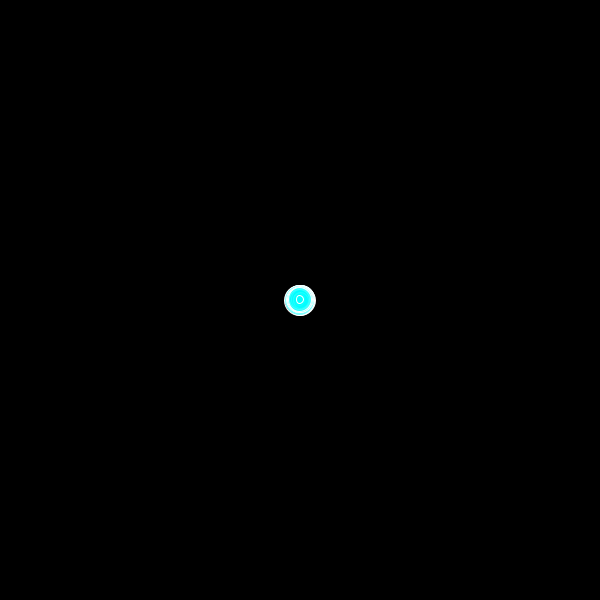
Frame 1 (no input)
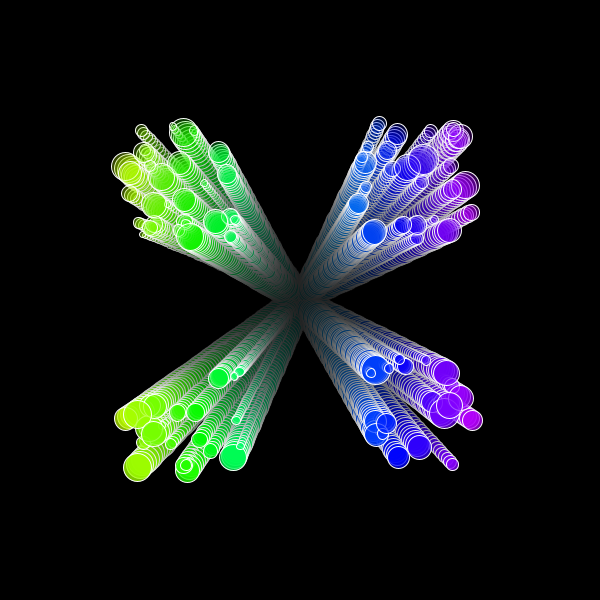
Frame 60 (the mouse pressed at the canvas centre just before this capture)
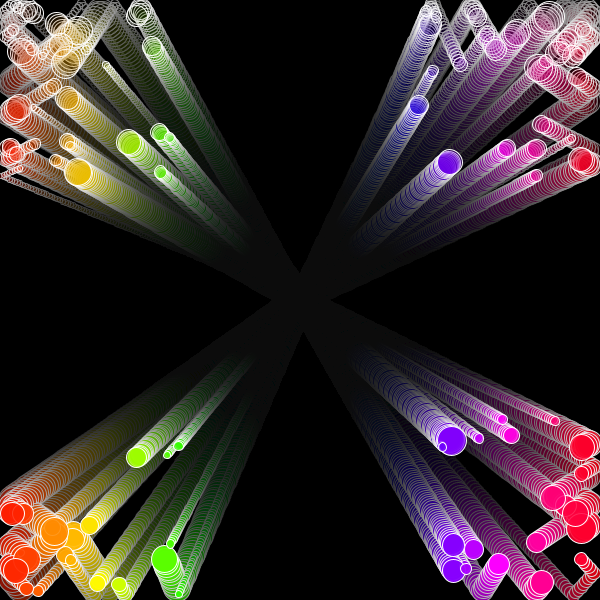
Frame 120 (the mouse held since frame 60 and released just before this capture)

The Processing sketch that drew these frames (run headless with seeded random() and noise(); from frame 60 on, the mouse is pressed at the canvas centre):

// Processing sketch: processing_149936
// ── processing_149936.pde

int numballs = 100;
Ball balls[] = new Ball[numballs];
boolean borderWhite = true;
boolean borderExist = true;
float borderWidth = 1;

void setup() {
  size(600, 600);
  colorMode(HSB);
  background(0, 0, 0);
  strokeWeight(borderWidth);
  stroke(0, 0, 255);
  for (int i = 0; i < numballs; i++) {
    balls[i] = new Ball();
  }
}

void draw() {
  //  background(0, 0, 0);
  noStroke();
  fill(0, 0, 0, 10);
  rect(0, 0, width, height);
  if (borderExist) {
    if (borderWhite) {
      stroke(0, 0, 255);
    } else {
      stroke(0, 0, 0);
    }
  } else {
    noStroke();
  }

  for (int i = 0; i < numballs; i++) {
    balls[i].run();
  }
}

void keyPressed() {
  if (key == 'b') { 
    borderWhite = !borderWhite;
  }
  if (key == 'n') { 
    borderExist = !borderExist;
  }
  if (key == 'r') { 
    reset();
  }
  if (key == ',') { 
    borderWidth -= .1;
    if (borderWidth < .1){borderWidth = .1;}
    strokeWeight(borderWidth);
  }
  if (key == '.') { 
    borderWidth += .1;
    strokeWeight(borderWidth);
  }
  
}

void reset() {
background(0,0,0);
  for (int i = 0; i < numballs; i++) {
    balls[i].x = random(width/2-1, width/2+11);
    balls[i].y = random(height/2-1, height/2+1);
  }
}
  
  
  class Ball {
  float x;
  float y;
  float xs;
  float ys;
  float bfill;
  float alph;
  float size;

  Ball() {
    x = random(width/2-1, width/2+1);
    y = random(height/2-1, height/2+1);
    xs = random(1, 3);
    ys = random(1, 3);
    float temp;
    temp = random(-1, 1);
      if (temp < 0) { 
        xs *= -1;
      }
    temp = random(-1, 1);
      if (temp < 0) { 
        ys *= -1;
      }

    size = random(5,30);
  }

  void run() {
    display();
    move();
  }

  void display() {
    bfill = map(x, 0, width, 0, 255);
    alph = map(y, 0, height, 0, 255);
    fill(bfill, 255, 255, alph);
    ellipse(x, y, size, size);
  }

  void move() {
    x += xs;
    y += ys;

    if (x >= (width - size/2)) {
      xs *=-1;
    }

    if (x <= (size/2)) {
      xs *=-1;
    }

    if (y >= (height - size/2)) {
      ys *=-1;
    }

    if (y <= (size/2)) {
      ys *=-1;
    }
  }
}
